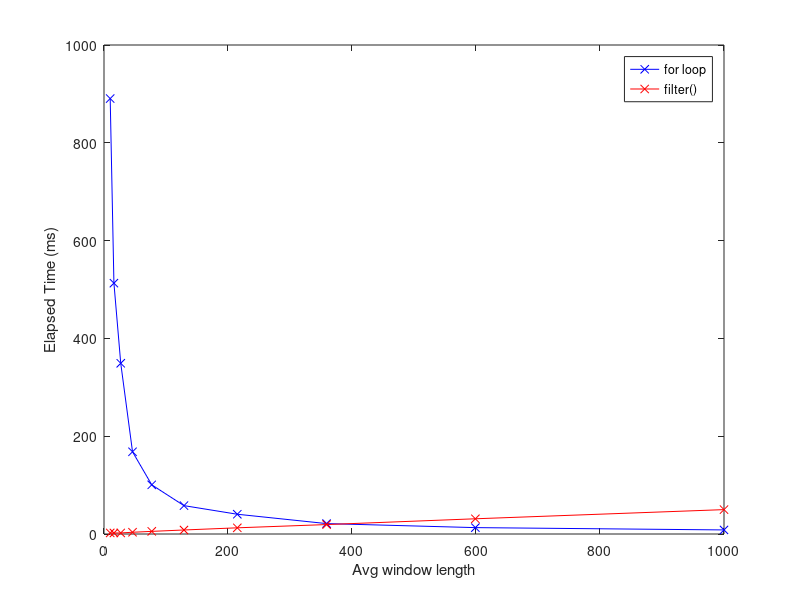

The MATLAB source for this figure:
%% Speed Test (filter() vs for loop)
%
% Using filter() instead of a for loop for computing averages (or pretty
% much any other "moving" quantity) is highly recommended. The only issue
% that needs to be examined is for the case of computing the average in
% non-overlapping windows. Filter() is faster computationally, but also has
% to perform many reduntant calculations, while the for loop will only do
% the operations necassary for the end result. The level of reduntancy for
% the filter() is dependent on the size of the averaging window (smaller
% windows means less reduntancy, so faster computation time using filter(),
% while for larger windows probably a for loop will do the job faster).
%
% This scenario is examined below.

L = 100000;
N = 10;
blockSizes = fix(logspace(log10(10),log10(1000),N));
x = rand(L,1);
t = zeros(N,2);

for s = 1:N
    blockSize = blockSizes(s);
    tic
    % block average
    y = zeros(fix(L/blockSize),1);
    for i=(1:blockSize:L-blockSize)
        y(fix(i/blockSize) + 1) = mean(x(i:i+blockSize-1));
    end
    t(s,1) = toc;
    
    tic
    % filter avg
    b = ones(blockSize,1)/blockSize;
    z = filter(b,1,x);
    z = z(blockSize:blockSize:L);
    t(s,2) = toc;
end

plot(blockSizes,t(:,1)*1000,'-xb',blockSizes,t(:,2)*1000,'-xr');
xlabel('Avg window length');
ylabel('Elapsed Time (ms)');
legend('for loop','filter()','Location','NorthEast');
%%
% so indeed, for small window sizes, the use of filter() leads to
% considerably faster computation times. As window size increases, the use
% of a simple for loop becomes the optimal solution.
